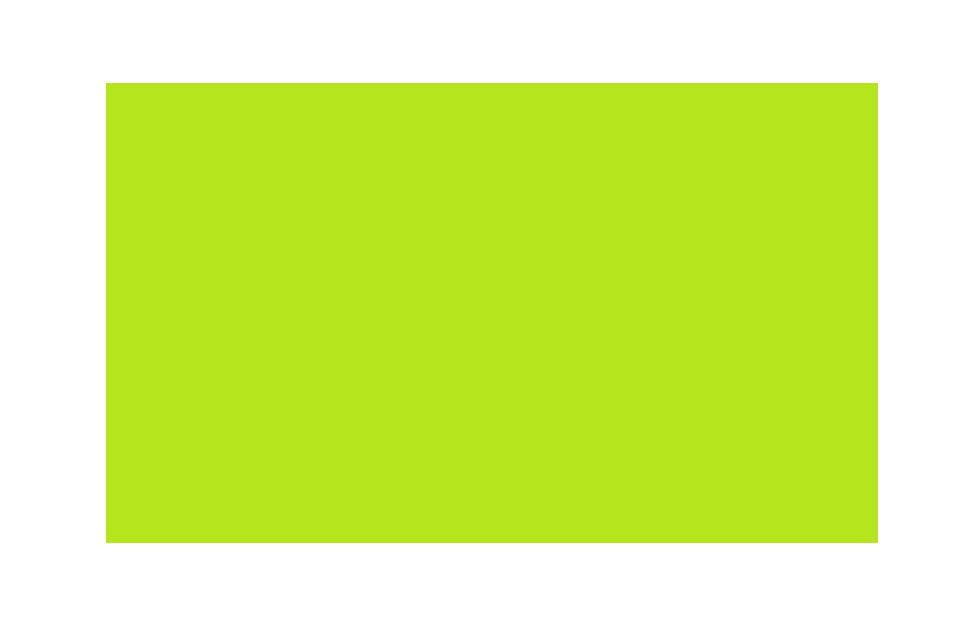
#> input picture Lesson 7/background.png, 960 x 620 px, found by its file name
$ python AnjImageVersion.py
#> lines starting #> are read from the running program, lines starting #| are printed output that depends on the picture; after the words box and inside, x2 and y2 are one past the last pixel; in counts of white or black regions, pixels touching at a corner belong together
import cv2
import numpy as np

# Read the images
background = cv2.imread("Lesson 7/background.png")
#> background is the input picture: shape (620, 960, 3); mean B, G, R 120.2, 240.1, 210.8
img = cv2.imread("Lesson 7/image.png")
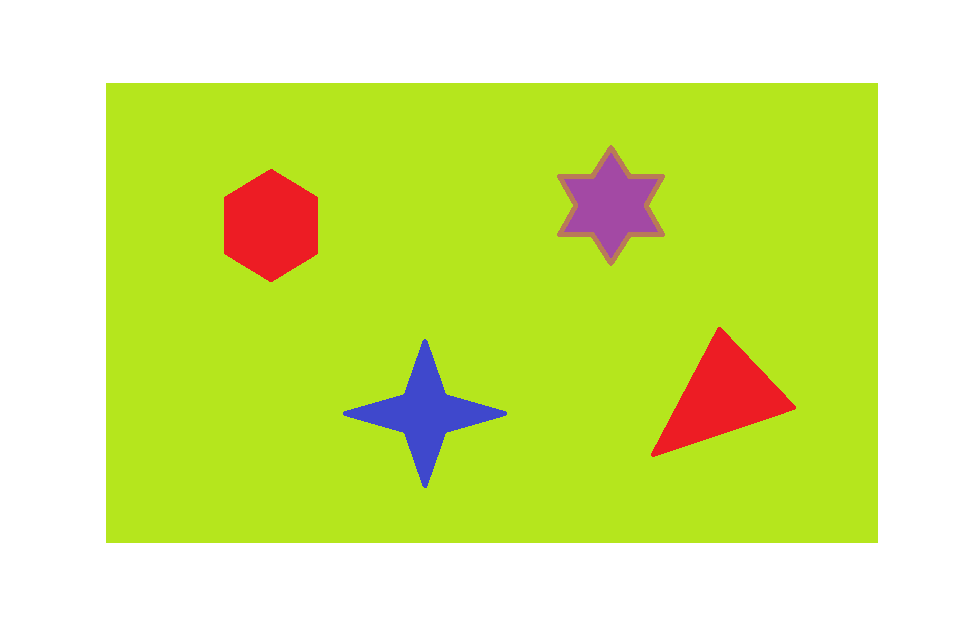
#> input picture Lesson 7/image.png, 960 x 620 px, found by its file name
#> img is the input picture: shape (620, 960, 3); mean B, G, R 123.7, 231.1, 210.9

# Check whether images were loaded
if background is None or img is None:
    raise ValueError("Could not load images")

# Resize background to match the original image
background = cv2.resize(background, (img.shape[1], img.shape[0]))

# Convert BGR to HSV
hsv = cv2.cvtColor(img, cv2.COLOR_BGR2HSV)
#> hsv: shape (620, 960, 3); mean H, S, V 27.7, 131.6, 239.3

# Detect red color (first range)
lower_red1 = np.array([0, 40, 40])
upper_red1 = np.array([10, 255, 255])
mask1 = cv2.inRange(hsv, lower_red1, upper_red1)
#> mask1: shape (620, 960); every value is 0

# Detect red color (second range)
lower_red2 = np.array([170, 40, 40])
upper_red2 = np.array([179, 255, 255])
mask2 = cv2.inRange(hsv, lower_red2, upper_red2)
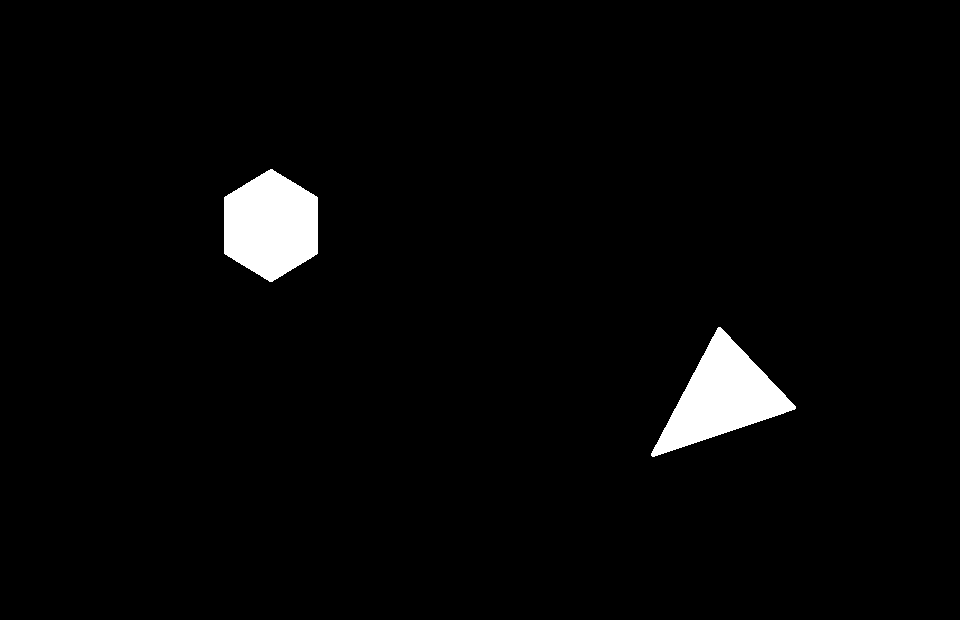
#> mask2: shape (620, 960); 2.7% white; 2 white regions, box (x1, y1, x2, y2) and area: (651, 327, 796, 457) 8205, (224, 169, 318, 282) 8022

# Combine masks
mask = mask1 + mask2

# Clean the mask
kernel = np.ones((3, 3), np.uint8)
mask = cv2.morphologyEx(mask, cv2.MORPH_OPEN, kernel, iterations=2)
#> mask: shape (620, 960); 2.7% white; 2 white regions, box (x1, y1, x2, y2) and area: (652, 328, 795, 456) 8193, (224, 170, 318, 281) 8015
mask = cv2.dilate(mask, kernel, iterations=1)
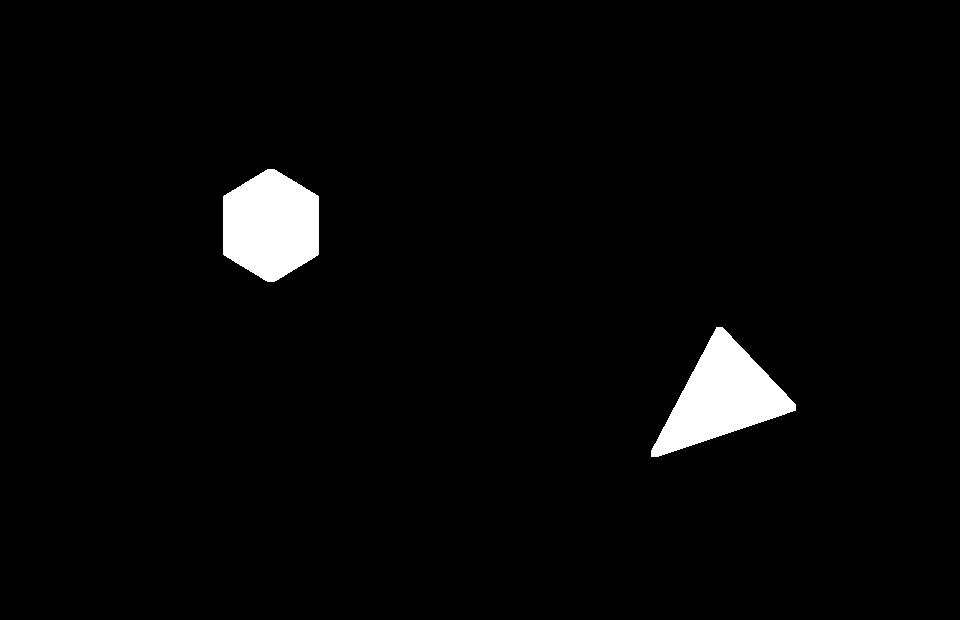
#> mask: shape (620, 960); 2.9% white; 2 white regions, box (x1, y1, x2, y2) and area: (651, 327, 796, 457) 8739, (223, 169, 319, 282) 8429

# Invert mask
mask_inv = cv2.bitwise_not(mask)

# Extract background and person
res1 = cv2.bitwise_and(background, background, mask=mask)
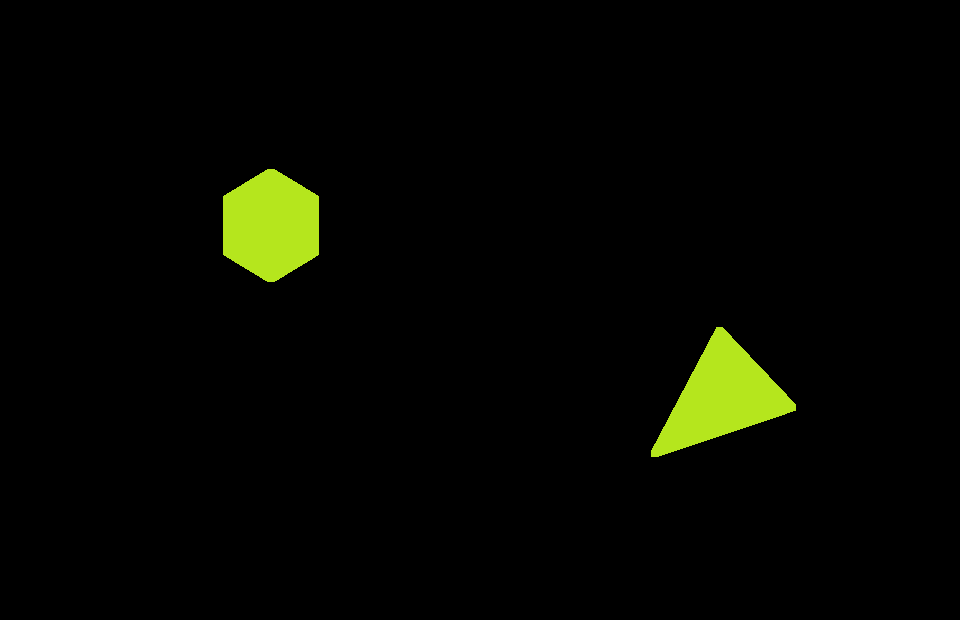
#> res1: shape (620, 960, 3); mean B, G, R 0.8, 6.6, 5.2
res2 = cv2.bitwise_and(img, img, mask=mask_inv)
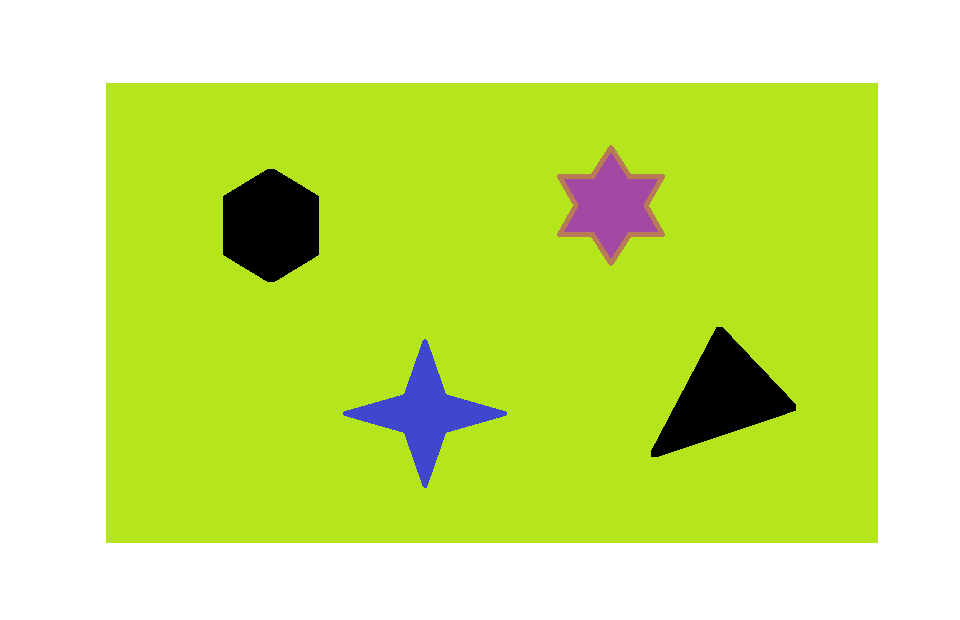
#> res2: shape (620, 960, 3); mean B, G, R 122.7, 230, 204.2

# Combine both images
final_output = cv2.add(res1, res2)
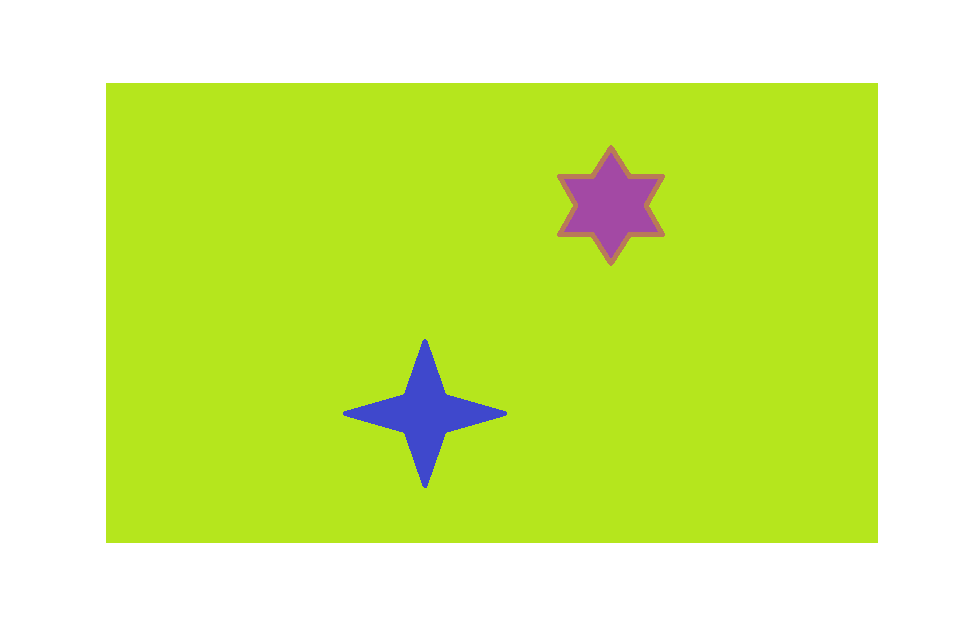
#> final_output: shape (620, 960, 3); mean B, G, R 123.5, 236.6, 209.4

# Display result
cv2.imshow("Invisible Effect", final_output)

cv2.waitKey(0)
cv2.destroyAllWindows()
